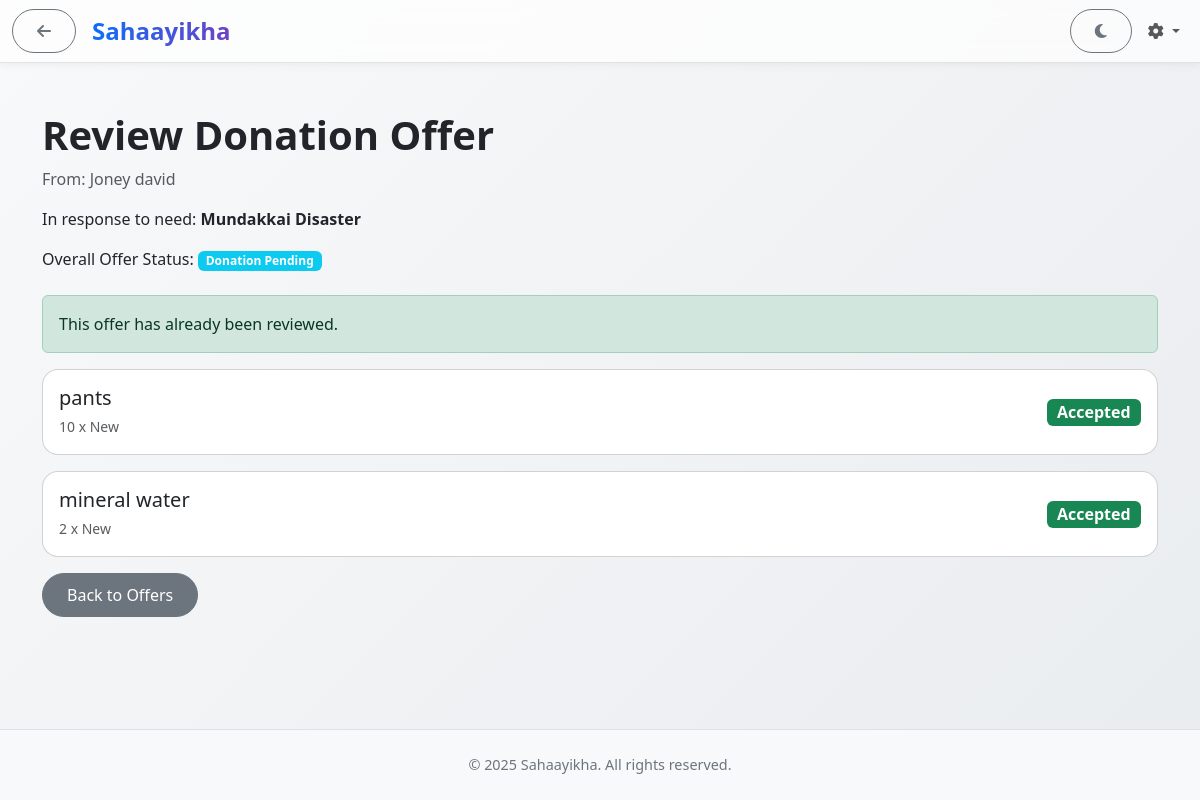
/org/offer/2/review (signed in), run on an earlier commit of the app's database.
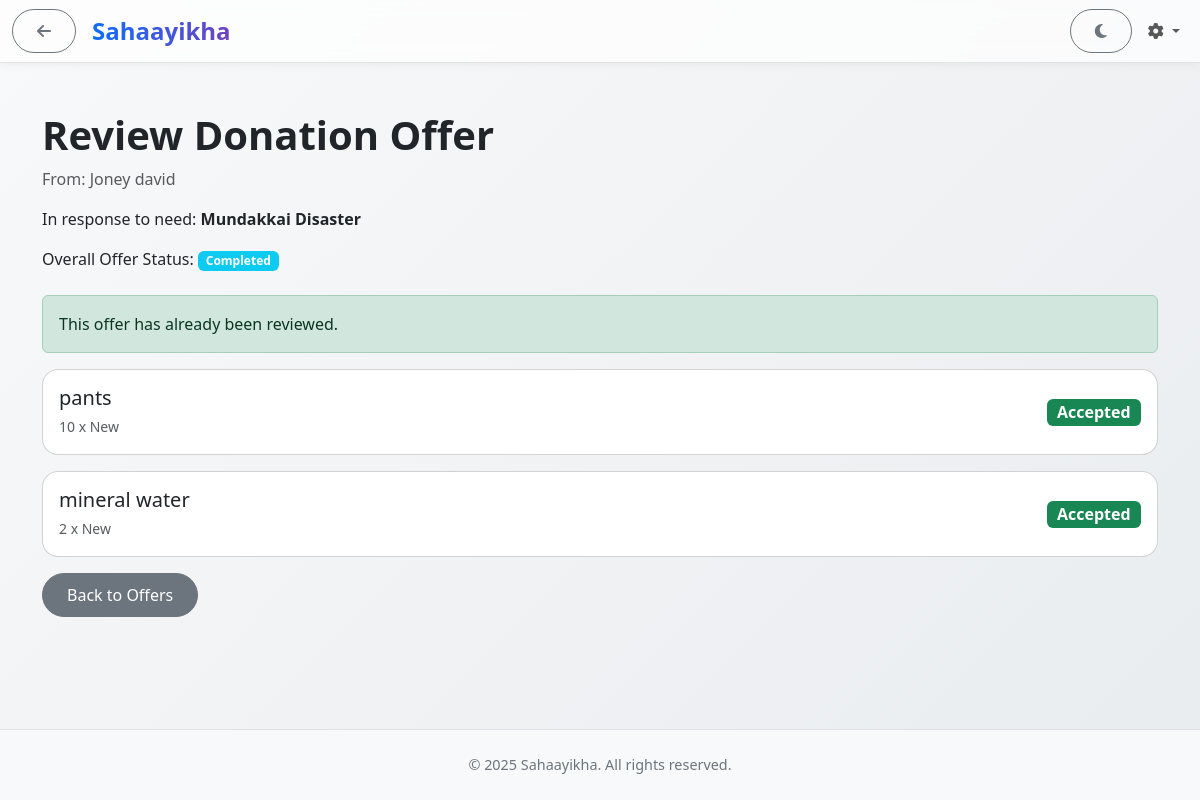
And on a later commit of the database.
### app/models.py (models this page shows)
class DonationOffer(db.Model):
    __tablename__ = 'donation_offers'
    offer_id = db.Column(db.Integer, primary_key=True)
    user_id = db.Column(db.Integer, db.ForeignKey('users.user_id'), nullable=False)
    need_id = db.Column(db.Integer, db.ForeignKey('disaster_needs.need_id'), nullable=False)
    org_id = db.Column(db.Integer, db.ForeignKey('organizations.org_id'), nullable=False)
    status = db.Column(db.String(50), default='Pending Review')
    created_at = db.Column(db.DateTime, default=datetime.utcnow)
    verified_at = db.Column(db.DateTime, nullable=True)
    picked_up_at = db.Column(db.DateTime, nullable=True)
    completed_at = db.Column(db.DateTime, nullable=True)
    pickup_retries = db.Column(db.Integer, default=0) # To track the one-time retry
    proof_image_url = db.Column(db.String(255), nullable=True) # For orgs to upload proof
    user = db.relationship('User', backref='donation_offers')
    need = db.relationship('DisasterNeed', backref='donation_offers')
    organization = db.relationship('Organization', backref='donation_offers')
    offered_items = db.relationship('OfferedItem', backref='offer', lazy='dynamic', cascade="all, delete-orphan")

### app/routes.py (the view, shortened to what this page needs)
@main.route("/org/offer/<int:offer_id>/review", methods=['GET', 'POST'])
@login_required
@role_required("org")
def review_donation_offer(offer_id):
    offer = DonationOffer.query.get_or_404(offer_id)
    if offer.org_id != current_user.org_id:
        abort(403)
    return render_template('features/review_offer.html', offer=offer)

### app/routes.py (called while the page is built)
@login_manager.user_loader
def load_user(user_id):
    try:
        prefix, id_str = user_id.split(":")
        id_val = int(id_str)
    except Exception:
        return None
    if prefix == "user":
        return User.query.get(id_val)
    if prefix == "admin":
        return Admin.query.get(id_val)
    if prefix == "org":
        return Organization.query.get(id_val)
    return None

@main.context_processor
def inject_unread_count():
    unread_count = 0
    if current_user.is_authenticated and current_user.__class__.__name__ == 'User':
        from app.models import Notification
        unread_count = Notification.query.filter_by(user_id=current_user.user_id, status="Unread").count()
    from app.forms import CATEGORIES
    category_suggestions = [c[0] for c in CATEGORIES if c[0]]
    return dict(unread_count=unread_count, categories=category_suggestions)

### app/templates/features/review_offer.html (shortened to what the changed rows need)
{% extends "base.html" %}
{% block content %}
<div class="container py-5">
    <h1 class="fw-bold">Review Donation Offer</h1>
    <p>Overall Offer Status: <span class="badge bg-info">{{ offer.status }}</span></p>
</div>
{% endblock %}

What changed in the data, as far as the page shows it:
changed DonationOffer: status "Donation Pending" → "Completed"
